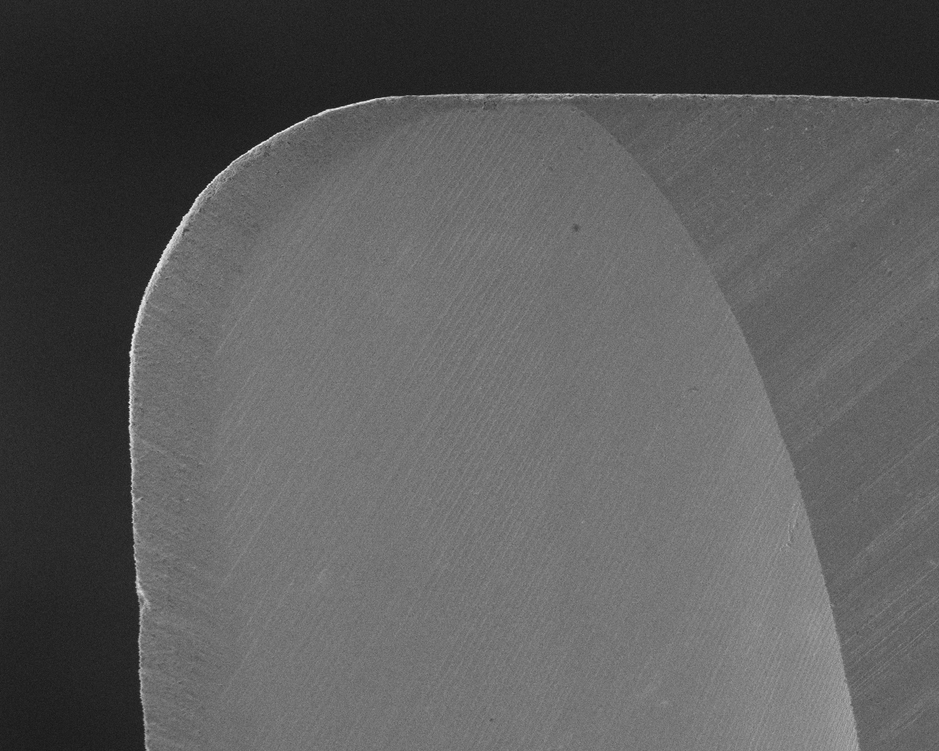
#> input picture threshold/img-33.tif, 939 x 751 px, shrunk from 1280 x 1024 before the run
$ python thresholdTest.py
#> lines starting #> are read from the running program, lines starting #| are printed output that depends on the picture; after the words box and inside, x2 and y2 are one past the last pixel; in counts of white or black regions, pixels touching at a corner belong together
### threshold/thresholdMethods.py
# -*- coding: utf-8 -*-
"""
Created on Thu Feb 27 12:23:35 2020

@author: luis_
"""

import numpy as np
import cv2


"""
Tipo puede se:
    -cv2.THRESH_BINARY
    -cv2.THRESH_BINARY_INV
    -cv2.THRESH_TRUNC
    -cv2.THRESH_TOZERO
    -cv2.THRESH_TOZERO_INV
"""

def simpleThreshold(img, thresh, maxVal, tipo=cv2.THRESH_BINARY):
    ret,img = cv2.threshold(img,thresh,maxVal,tipo)
    return img


"""
adapt puede ser:
    -cv2.ADAPTIVE_THRESH_MEAN_C
    -cv2.ADAPTIVE_THRESH_GAUSSIAN_C

Tipo puede se:
    -cv2.THRESH_BINARY
    -cv2.THRESH_BINARY_INV
    -cv2.THRESH_TRUNC
    -cv2.THRESH_TOZERO
    -cv2.THRESH_TOZERO_INV

"""
# [5 lines left out: function adaptiveThreshold, not called in this run]


"""
Tipo puede se:
    -cv2.THRESH_BINARY
    -cv2.THRESH_BINARY_INV
    -cv2.THRESH_TRUNC
    -cv2.THRESH_TOZERO
    -cv2.THRESH_TOZERO_INV
"""
def otsuThreshold(img, thresh, maxVal, tipo=cv2.THRESH_BINARY):
    ret,img = cv2.threshold(img,thresh,maxVal,tipo+cv2.THRESH_OTSU)
    return img


### threshold/thresholdTest.py
# -*- coding: utf-8 -*-

import numpy as np
import cv2
import thresholdMethods

img = cv2.imread('img-33.tif', 0)
#> img is the input picture: shape (751, 939); min 20, max 253, mean 92.1

#img=thresholdMethods.simpleThreshold(img,159,255,cv2.THRESH_BINARY)
#img=thresholdMethods.adaptiveThreshold(img, 255,cv2.ADAPTIVE_THRESH_MEAN_C,cv2.THRESH_BINARY,11,2)
img=thresholdMethods.otsuThreshold(img,0,255,cv2.THRESH_BINARY)
#> in otsuThreshold, `ret,img = cv2.threshold(img,thresh,maxVal,tipo+cv2.THRESH_OTSU)`:
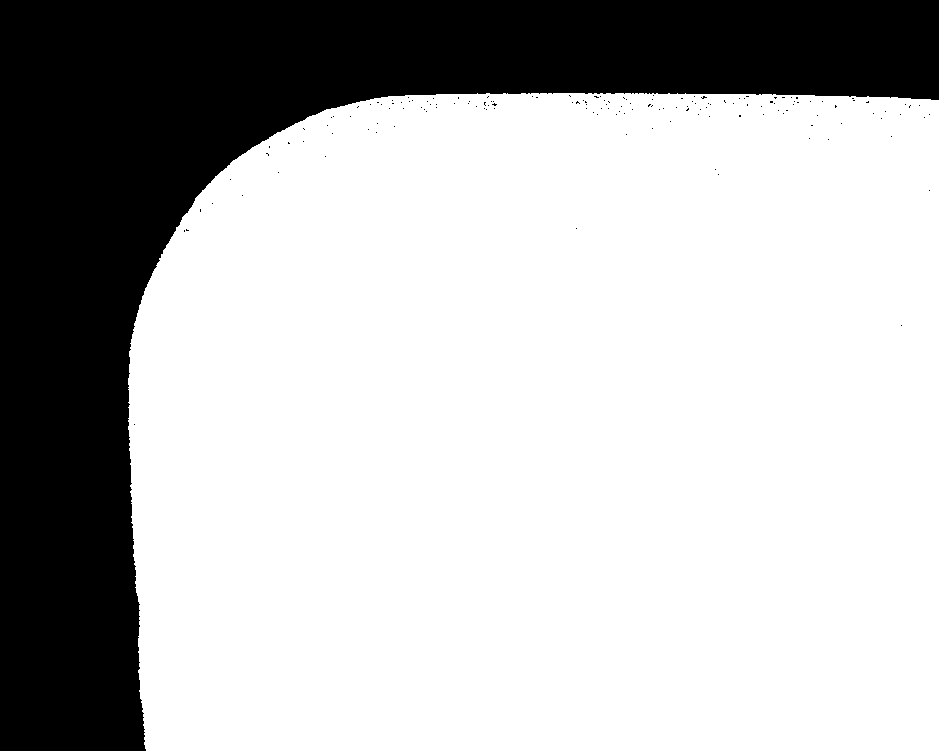
#> img: shape (751, 939); 72.4% white; 154 black regions (153 under 20 px), largest, box (x1, y1, x2, y2) and area: (0, 0, 939, 751) 194111
#> in otsuThreshold, `ret,img = cv2.threshold(img,thresh,maxVal,tipo+cv2.THRESH_OTSU)`: ret = 75


cv2.imshow('img',img)
cv2.waitKey(0)
cv2.destroyAllWindows()
